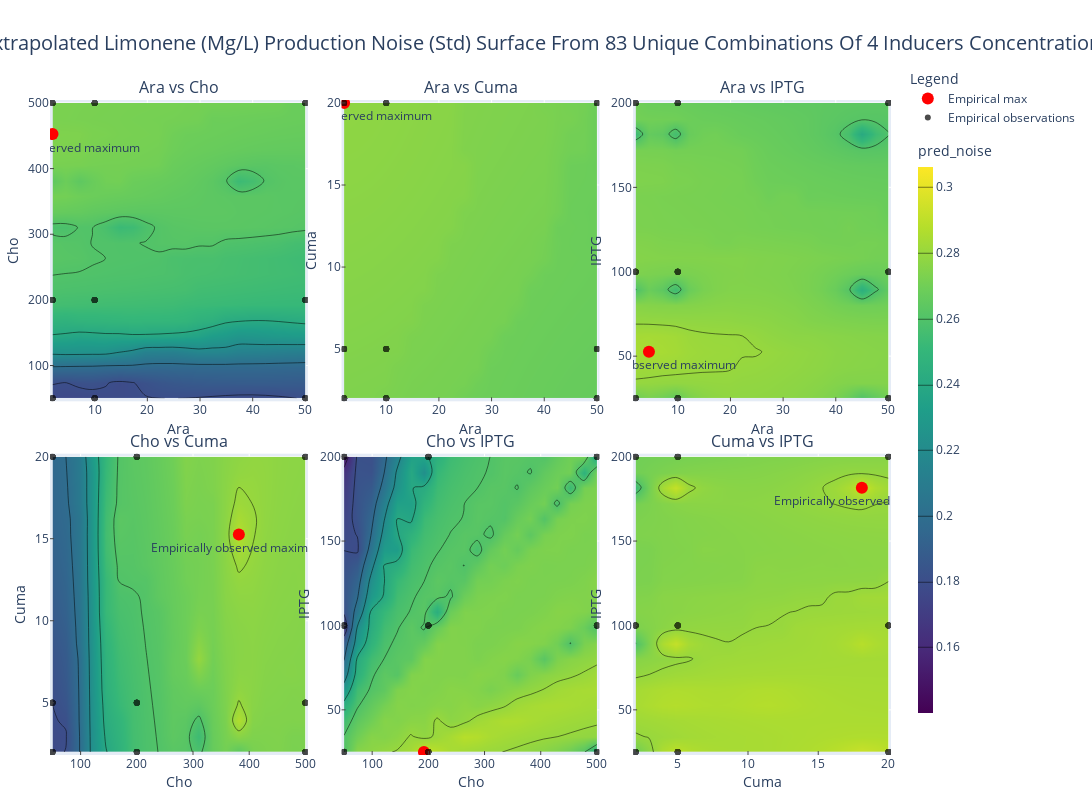

The cell this chart's notebook holds for it:
### Code cell
plotter = MeshGridSlicePlotter.MeshGridSlicePlotter(
    response_mesh_grid,
    parameters,
    "pred_noise",
    optimum_coords,
    cutoff=50,
    empirical_grid_df=unique_combinations,
)
fig = plotter.plot_all_slices()
fig.update_layout(
    title_text="Extrapolated Limonene (mg/L) production noise (std) surface from 83 unique combinations of 4 inducers concentrations".title(),
    title_font_size=20,
)

file_write(fig, "dry-noise")

### Figure 1 — Plotly figure (JSON) as saved in the notebook; plotly's stock layout.template omitted (floating-point values rounded to 4 significant figures; data arrays with more than 128 entries replaced by an {"elided": "..."} marker saying what was removed)
{"data": [{"colorscale": [[0, "#440154"], [0.1111, "#482878"], [0.2222, "#3e4989"], [0.3333, "#31688e"], [0.4444, "#26828e"], [0.5556, "#1f9e89"], [0.6667, "#35b779"], [0.7778, "#6ece58"], [0.8889, "#b5de2b"], [1, "#fde725"]], "contours": {"coloring": "heatmap"}, "legendgroup": "Noise level (mg/L)", "name": "Noise level (mg/L)", "showscale": false, "type": "contour", "x": [2.0, 4.526, 7.053, 9.579, 12.11, 14.63, 17.16, 19.68, 22.21, 24.74, 27.26, 29.79, 32.32, 34.84, 37.37, 39.89, 42.42, 44.95, 47.47, 50.0], "xaxis": "x", "y": [50.0, 73.68, 97.37, 121.1, 144.7, 168.4, 192.1, 215.8, 239.5, 263.2, 286.8, 310.5, 334.2, 357.9, 381.6, 405.3, 428.9, 452.6, 476.3, 500.0], "yaxis": "y", "z": {"elided": "20x20 float values"}, "zmax": 0.3062, "zmin": 0.14}, {"marker": {"color": "red", "size": 12, "symbol": "circle"}, "mode": "markers+text", "name": "Empirical max", "showlegend": true, "text": ["Empirically observed maximum"], "textposition": "bottom center", "type": "scatter", "x": [2], "xaxis": "x", "y": [452.6], "yaxis": "y"}, {"marker": {"color": "black", "size": 6}, "mode": "markers", "name": "Empirical observations", "opacity": 0.7, "showlegend": true, "type": "scatter", "x": [2.0, 2.0, 2.0, 2.0, 2.0, 2.0, 2.0, 2.0, 2.0, 2.0, 2.0, 2.0, 2.0, 2.0, 2.0, 2.0, 2.0, 2.0, 2.0, 2.0, 2.0, 2.0, 2.0, 2.0, 2.0, 2.0, 2.0, 10.0, 10.0, 10.0, 10.0, 10.0, 10.0, 10.0, 10.0, 10.0, 10.0, 10.0, 10.0, 10.0, 10.0, 10.0, 10.0, 10.0, 10.0, 10.0, 10.0, 10.0, 10.0, 10.0, 10.0, 10.0, 10.0, 10.0, 50.0, 50.0, 50.0, 50.0, 50.0, 50.0, 50.0, 50.0, 50.0, 50.0, 50.0, 50.0, 50.0, 50.0, 50.0, 50.0, 50.0, 50.0, 50.0, 50.0, 50.0, 50.0, 50.0, 50.0, 50.0, 50.0, 50.0], "xaxis": "x", "y": [50.0, 50.0, 50.0, 50.0, 50.0, 50.0, 50.0, 50.0, 50.0, 200.0, 200.0, 200.0, 200.0, 200.0, 200.0, 200.0, 200.0, 200.0, 500.0, 500.0, 500.0, 500.0, 500.0, 500.0, 500.0, 500.0, 500.0, 50.0, 50.0, 50.0, 50.0, 50.0, 50.0, 50.0, 50.0, 50.0, 200.0, 200.0, 200.0, 200.0, 200.0, 200.0, 200.0, 200.0, 200.0, 500.0, 500.0, 500.0, 500.0, 500.0, 500.0, 500.0, 500.0, 500.0, 50.0, 50.0, 50.0, 50.0, 50.0, 50.0, 50.0, 50.0, 50.0, 200.0, 200.0, 200.0, 200.0, 200.0, 200.0, 200.0, 200.0, 200.0, 500.0, 500.0, 500.0, 500.0, 500.0, 500.0, 500.0, 500.0, 500.0], "yaxis": "y"}, {"colorscale": [[0, "#440154"], [0.1111, "#482878"], [0.2222, "#3e4989"], [0.3333, "#31688e"], [0.4444, "#26828e"], [0.5556, "#1f9e89"], [0.6667, "#35b779"], [0.7778, "#6ece58"], [0.8889, "#b5de2b"], [1, "#fde725"]], "contours": {"coloring": "heatmap"}, "legendgroup": "Noise level (mg/L)", "name": "Noise level (mg/L)", "showscale": false, "type": "contour", "x": [2.0, 4.526, 7.053, 9.579, 12.11, 14.63, 17.16, 19.68, 22.21, 24.74, 27.26, 29.79, 32.32, 34.84, 37.37, 39.89, 42.42, 44.95, 47.47, 50.0], "xaxis": "x2", "y": [2.0, 2.947, 3.895, 4.842, 5.789, 6.737, 7.684, 8.632, 9.579, 10.53, 11.47, 12.42, 13.37, 14.32, 15.26, 16.21, 17.16, 18.11, 19.05, 20.0], "yaxis": "y2", "z": {"elided": "20x20 float values"}, "zmax": 0.3062, "zmin": 0.14}, {"marker": {"color": "red", "size": 12, "symbol": "circle"}, "mode": "markers+text", "name": "Empirical max", "showlegend": false, "text": ["Empirically observed maximum"], "textposition": "bottom center", "type": "scatter", "x": [2], "xaxis": "x2", "y": [20], "yaxis": "y2"}, {"marker": {"color": "black", "size": 6}, "mode": "markers", "name": "Empirical observations", "opacity": 0.7, "showlegend": false, "type": "scatter", "x": [2.0, 2.0, 2.0, 2.0, 2.0, 2.0, 2.0, 2.0, 2.0, 2.0, 2.0, 2.0, 2.0, 2.0, 2.0, 2.0, 2.0, 2.0, 2.0, 2.0, 2.0, 2.0, 2.0, 2.0, 2.0, 2.0, 2.0, 10.0, 10.0, 10.0, 10.0, 10.0, 10.0, 10.0, 10.0, 10.0, 10.0, 10.0, 10.0, 10.0, 10.0, 10.0, 10.0, 10.0, 10.0, 10.0, 10.0, 10.0, 10.0, 10.0, 10.0, 10.0, 10.0, 10.0, 50.0, 50.0, 50.0, 50.0, 50.0, 50.0, 50.0, 50.0, 50.0, 50.0, 50.0, 50.0, 50.0, 50.0, 50.0, 50.0, 50.0, 50.0, 50.0, 50.0, 50.0, 50.0, 50.0, 50.0, 50.0, 50.0, 50.0], "xaxis": "x2", "y": [2.0, 2.0, 2.0, 5.0, 5.0, 5.0, 20.0, 20.0, 20.0, 2.0, 2.0, 2.0, 5.0, 5.0, 5.0, 20.0, 20.0, 20.0, 2.0, 2.0, 2.0, 5.0, 5.0, 5.0, 20.0, 20.0, 20.0, 2.0, 2.0, 2.0, 5.0, 5.0, 5.0, 20.0, 20.0, 20.0, 2.0, 2.0, 2.0, 5.0, 5.0, 5.0, 20.0, 20.0, 20.0, 2.0, 2.0, 2.0, 5.0, 5.0, 5.0, 20.0, 20.0, 20.0, 2.0, 2.0, 2.0, 5.0, 5.0, 5.0, 20.0, 20.0, 20.0, 2.0, 2.0, 2.0, 5.0, 5.0, 5.0, 20.0, 20.0, 20.0, 2.0, 2.0, 2.0, 5.0, 5.0, 5.0, 20.0, 20.0, 20.0], "yaxis": "y2"}, {"colorscale": [[0, "#440154"], [0.1111, "#482878"], [0.2222, "#3e4989"], [0.3333, "#31688e"], [0.4444, "#26828e"], [0.5556, "#1f9e89"], [0.6667, "#35b779"], [0.7778, "#6ece58"], [0.8889, "#b5de2b"], [1, "#fde725"]], "contours": {"coloring": "heatmap"}, "legendgroup": "Noise level (mg/L)", "name": "Noise level (mg/L)", "showscale": false, "type": "contour", "x": [2.0, 4.526, 7.053, 9.579, 12.11, 14.63, 17.16, 19.68, 22.21, 24.74, 27.26, 29.79, 32.32, 34.84, 37.37, 39.89, 42.42, 44.95, 47.47, 50.0], "xaxis": "x3", "y": [25.0, 34.21, 43.42, 52.63, 61.84, 71.05, 80.26, 89.47, 98.68, 107.9, 117.1, 126.3, 135.5, 144.7, 153.9, 163.2, 172.4, 181.6, 190.8, 200.0], "yaxis": "y3", "z": {"elided": "20x20 float values"}, "zmax": 0.3062, "zmin": 0.14}, {"marker": {"color": "red", "size": 12, "symbol": "circle"}, "mode": "markers+text", "name": "Empirical max", "showlegend": false, "text": ["Empirically observed maximum"], "textposition": "bottom center", "type": "scatter", "x": [4.526], "xaxis": "x3", "y": [52.63], "yaxis": "y3"}, {"marker": {"color": "black", "size": 6}, "mode": "markers", "name": "Empirical observations", "opacity": 0.7, "showlegend": false, "type": "scatter", "x": [2.0, 2.0, 2.0, 2.0, 2.0, 2.0, 2.0, 2.0, 2.0, 2.0, 2.0, 2.0, 2.0, 2.0, 2.0, 2.0, 2.0, 2.0, 2.0, 2.0, 2.0, 2.0, 2.0, 2.0, 2.0, 2.0, 2.0, 10.0, 10.0, 10.0, 10.0, 10.0, 10.0, 10.0, 10.0, 10.0, 10.0, 10.0, 10.0, 10.0, 10.0, 10.0, 10.0, 10.0, 10.0, 10.0, 10.0, 10.0, 10.0, 10.0, 10.0, 10.0, 10.0, 10.0, 50.0, 50.0, 50.0, 50.0, 50.0, 50.0, 50.0, 50.0, 50.0, 50.0, 50.0, 50.0, 50.0, 50.0, 50.0, 50.0, 50.0, 50.0, 50.0, 50.0, 50.0, 50.0, 50.0, 50.0, 50.0, 50.0, 50.0], "xaxis": "x3", "y": [25, 100, 200, 25, 100, 200, 25, 100, 200, 25, 100, 200, 25, 100, 200, 25, 100, 200, 25, 100, 200, 25, 100, 200, 25, 100, 200, 25, 100, 200, 25, 100, 200, 25, 100, 200, 25, 100, 200, 25, 100, 200, 25, 100, 200, 25, 100, 200, 25, 100, 200, 25, 100, 200, 25, 100, 200, 25, 100, 200, 25, 100, 200, 25, 100, 200, 25, 100, 200, 25, 100, 200, 25, 100, 200, 25, 100, 200, 25, 100, 200], "yaxis": "y3"}, {"colorscale": [[0, "#440154"], [0.1111, "#482878"], [0.2222, "#3e4989"], [0.3333, "#31688e"], [0.4444, "#26828e"], [0.5556, "#1f9e89"], [0.6667, "#35b779"], [0.7778, "#6ece58"], [0.8889, "#b5de2b"], [1, "#fde725"]], "contours": {"coloring": "heatmap"}, "legendgroup": "Noise level (mg/L)", "name": "Noise level (mg/L)", "showscale": false, "type": "contour", "x": [50.0, 73.68, 97.37, 121.1, 144.7, 168.4, 192.1, 215.8, 239.5, 263.2, 286.8, 310.5, 334.2, 357.9, 381.6, 405.3, 428.9, 452.6, 476.3, 500.0], "xaxis": "x4", "y": [2.0, 2.947, 3.895, 4.842, 5.789, 6.737, 7.684, 8.632, 9.579, 10.53, 11.47, 12.42, 13.37, 14.32, 15.26, 16.21, 17.16, 18.11, 19.05, 20.0], "yaxis": "y4", "z": {"elided": "20x20 float values"}, "zmax": 0.3062, "zmin": 0.14}, {"marker": {"color": "red", "size": 12, "symbol": "circle"}, "mode": "markers+text", "name": "Empirical max", "showlegend": false, "text": ["Empirically observed maximum"], "textposition": "bottom center", "type": "scatter", "x": [381.6], "xaxis": "x4", "y": [15.26], "yaxis": "y4"}, {"marker": {"color": "black", "size": 6}, "mode": "markers", "name": "Empirical observations", "opacity": 0.7, "showlegend": false, "type": "scatter", "x": [50.0, 50.0, 50.0, 50.0, 50.0, 50.0, 50.0, 50.0, 50.0, 200.0, 200.0, 200.0, 200.0, 200.0, 200.0, 200.0, 200.0, 200.0, 500.0, 500.0, 500.0, 500.0, 500.0, 500.0, 500.0, 500.0, 500.0, 50.0, 50.0, 50.0, 50.0, 50.0, 50.0, 50.0, 50.0, 50.0, 200.0, 200.0, 200.0, 200.0, 200.0, 200.0, 200.0, 200.0, 200.0, 500.0, 500.0, 500.0, 500.0, 500.0, 500.0, 500.0, 500.0, 500.0, 50.0, 50.0, 50.0, 50.0, 50.0, 50.0, 50.0, 50.0, 50.0, 200.0, 200.0, 200.0, 200.0, 200.0, 200.0, 200.0, 200.0, 200.0, 500.0, 500.0, 500.0, 500.0, 500.0, 500.0, 500.0, 500.0, 500.0], "xaxis": "x4", "y": [2.0, 2.0, 2.0, 5.0, 5.0, 5.0, 20.0, 20.0, 20.0, 2.0, 2.0, 2.0, 5.0, 5.0, 5.0, 20.0, 20.0, 20.0, 2.0, 2.0, 2.0, 5.0, 5.0, 5.0, 20.0, 20.0, 20.0, 2.0, 2.0, 2.0, 5.0, 5.0, 5.0, 20.0, 20.0, 20.0, 2.0, 2.0, 2.0, 5.0, 5.0, 5.0, 20.0, 20.0, 20.0, 2.0, 2.0, 2.0, 5.0, 5.0, 5.0, 20.0, 20.0, 20.0, 2.0, 2.0, 2.0, 5.0, 5.0, 5.0, 20.0, 20.0, 20.0, 2.0, 2.0, 2.0, 5.0, 5.0, 5.0, 20.0, 20.0, 20.0, 2.0, 2.0, 2.0, 5.0, 5.0, 5.0, 20.0, 20.0, 20.0], "yaxis": "y4"}, {"colorscale": [[0, "#440154"], [0.1111, "#482878"], [0.2222, "#3e4989"], [0.3333, "#31688e"], [0.4444, "#26828e"], [0.5556, "#1f9e89"], [0.6667, "#35b779"], [0.7778, "#6ece58"], [0.8889, "#b5de2b"], [1, "#fde725"]], "contours": {"coloring": "heatmap"}, "legendgroup": "Noise level (mg/L)", "name": "Noise level (mg/L)", "showscale": false, "type": "contour", "x": [50.0, 73.68, 97.37, 121.1, 144.7, 168.4, 192.1, 215.8, 239.5, 263.2, 286.8, 310.5, 334.2, 357.9, 381.6, 405.3, 428.9, 452.6, 476.3, 500.0], "xaxis": "x5", "y": [25.0, 34.21, 43.42, 52.63, 61.84, 71.05, 80.26, 89.47, 98.68, 107.9, 117.1, 126.3, 135.5, 144.7, 153.9, 163.2, 172.4, 181.6, 190.8, 200.0], "yaxis": "y5", "z": {"elided": "20x20 float values"}, "zmax": 0.3062, "zmin": 0.14}, {"marker": {"color": "red", "size": 12, "symbol": "circle"}, "mode": "markers+text", "name": "Empirical max", "showlegend": false, "text": ["Empirically observed maximum"], "textposition": "bottom center", "type": "scatter", "x": [192.1], "xaxis": "x5", "y": [25], "yaxis": "y5"}, {"marker": {"color": "black", "size": 6}, "mode": "markers", "name": "Empirical observations", "opacity": 0.7, "showlegend": false, "type": "scatter", "x": [50.0, 50.0, 50.0, 50.0, 50.0, 50.0, 50.0, 50.0, 50.0, 200.0, 200.0, 200.0, 200.0, 200.0, 200.0, 200.0, 200.0, 200.0, 500.0, 500.0, 500.0, 500.0, 500.0, 500.0, 500.0, 500.0, 500.0, 50.0, 50.0, 50.0, 50.0, 50.0, 50.0, 50.0, 50.0, 50.0, 200.0, 200.0, 200.0, 200.0, 200.0, 200.0, 200.0, 200.0, 200.0, 500.0, 500.0, 500.0, 500.0, 500.0, 500.0, 500.0, 500.0, 500.0, 50.0, 50.0, 50.0, 50.0, 50.0, 50.0, 50.0, 50.0, 50.0, 200.0, 200.0, 200.0, 200.0, 200.0, 200.0, 200.0, 200.0, 200.0, 500.0, 500.0, 500.0, 500.0, 500.0, 500.0, 500.0, 500.0, 500.0], "xaxis": "x5", "y": [25, 100, 200, 25, 100, 200, 25, 100, 200, 25, 100, 200, 25, 100, 200, 25, 100, 200, 25, 100, 200, 25, 100, 200, 25, 100, 200, 25, 100, 200, 25, 100, 200, 25, 100, 200, 25, 100, 200, 25, 100, 200, 25, 100, 200, 25, 100, 200, 25, 100, 200, 25, 100, 200, 25, 100, 200, 25, 100, 200, 25, 100, 200, 25, 100, 200, 25, 100, 200, 25, 100, 200, 25, 100, 200, 25, 100, 200, 25, 100, 200], "yaxis": "y5"}, {"colorbar": {"len": 0.9, "thickness": 15, "title": {"text": "pred_noise"}, "x": 1.02, "y": 0.5, "yanchor": "middle"}, "colorscale": [[0, "#440154"], [0.1111, "#482878"], [0.2222, "#3e4989"], [0.3333, "#31688e"], [0.4444, "#26828e"], [0.5556, "#1f9e89"], [0.6667, "#35b779"], [0.7778, "#6ece58"], [0.8889, "#b5de2b"], [1, "#fde725"]], "contours": {"coloring": "heatmap"}, "legendgroup": "Noise level (mg/L)", "name": "Noise level (mg/L)", "showscale": true, "type": "contour", "x": [2.0, 2.947, 3.895, 4.842, 5.789, 6.737, 7.684, 8.632, 9.579, 10.53, 11.47, 12.42, 13.37, 14.32, 15.26, 16.21, 17.16, 18.11, 19.05, 20.0], "xaxis": "x6", "y": [25.0, 34.21, 43.42, 52.63, 61.84, 71.05, 80.26, 89.47, 98.68, 107.9, 117.1, 126.3, 135.5, 144.7, 153.9, 163.2, 172.4, 181.6, 190.8, 200.0], "yaxis": "y6", "z": {"elided": "20x20 float values"}, "zmax": 0.3062, "zmin": 0.14}, {"marker": {"color": "red", "size": 12, "symbol": "circle"}, "mode": "markers+text", "name": "Empirical max", "showlegend": false, "text": ["Empirically observed maximum"], "textposition": "bottom center", "type": "scatter", "x": [18.11], "xaxis": "x6", "y": [181.6], "yaxis": "y6"}, {"marker": {"color": "black", "size": 6}, "mode": "markers", "name": "Empirical observations", "opacity": 0.7, "showlegend": false, "type": "scatter", "x": [2.0, 2.0, 2.0, 5.0, 5.0, 5.0, 20.0, 20.0, 20.0, 2.0, 2.0, 2.0, 5.0, 5.0, 5.0, 20.0, 20.0, 20.0, 2.0, 2.0, 2.0, 5.0, 5.0, 5.0, 20.0, 20.0, 20.0, 2.0, 2.0, 2.0, 5.0, 5.0, 5.0, 20.0, 20.0, 20.0, 2.0, 2.0, 2.0, 5.0, 5.0, 5.0, 20.0, 20.0, 20.0, 2.0, 2.0, 2.0, 5.0, 5.0, 5.0, 20.0, 20.0, 20.0, 2.0, 2.0, 2.0, 5.0, 5.0, 5.0, 20.0, 20.0, 20.0, 2.0, 2.0, 2.0, 5.0, 5.0, 5.0, 20.0, 20.0, 20.0, 2.0, 2.0, 2.0, 5.0, 5.0, 5.0, 20.0, 20.0, 20.0], "xaxis": "x6", "y": [25, 100, 200, 25, 100, 200, 25, 100, 200, 25, 100, 200, 25, 100, 200, 25, 100, 200, 25, 100, 200, 25, 100, 200, 25, 100, 200, 25, 100, 200, 25, 100, 200, 25, 100, 200, 25, 100, 200, 25, 100, 200, 25, 100, 200, 25, 100, 200, 25, 100, 200, 25, 100, 200, 25, 100, 200, 25, 100, 200, 25, 100, 200, 25, 100, 200, 25, 100, 200, 25, 100, 200, 25, 100, 200, 25, 100, 200, 25, 100, 200], "yaxis": "y6"}], "layout": {"annotations": [{"font": {"size": 16}, "showarrow": false, "text": "Ara vs Cho", "x": 0.1533, "xanchor": "center", "xref": "paper", "y": 1, "yanchor": "bottom", "yref": "paper"}, {"font": {"size": 16}, "showarrow": false, "text": "Ara vs Cuma", "x": 0.5, "xanchor": "center", "xref": "paper", "y": 1, "yanchor": "bottom", "yref": "paper"}, {"font": {"size": 16}, "showarrow": false, "text": "Ara vs IPTG", "x": 0.8467, "xanchor": "center", "xref": "paper", "y": 1, "yanchor": "bottom", "yref": "paper"}, {"font": {"size": 16}, "showarrow": false, "text": "Cho vs Cuma", "x": 0.1533, "xanchor": "center", "xref": "paper", "y": 0.46, "yanchor": "bottom", "yref": "paper"}, {"font": {"size": 16}, "showarrow": false, "text": "Cho vs IPTG", "x": 0.5, "xanchor": "center", "xref": "paper", "y": 0.46, "yanchor": "bottom", "yref": "paper"}, {"font": {"size": 16}, "showarrow": false, "text": "Cuma vs IPTG", "x": 0.8467, "xanchor": "center", "xref": "paper", "y": 0.46, "yanchor": "bottom", "yref": "paper"}], "height": 800, "legend": {"orientation": "v", "title": {"text": "Legend"}, "y": 0.95, "yanchor": "bottom"}, "margin": {"b": 40, "l": 40, "r": 120, "t": 100}, "showlegend": true, "title": {"font": {"size": 20}, "text": "Extrapolated Limonene (Mg/L) Production Noise (Std) Surface From 83 Unique Combinations Of 4 Inducers Concentrations", "x": 0.5}, "width": 1400, "xaxis": {"anchor": "y", "autorange": false, "domain": [0, 0.3067], "range": [1.52, 50.48], "ticklen": 4, "ticks": "inside", "title": {"standoff": 6, "text": "Ara"}}, "xaxis2": {"anchor": "y2", "autorange": false, "domain": [0.3467, 0.6533], "range": [1.52, 50.48], "ticklen": 4, "ticks": "inside", "title": {"standoff": 6, "text": "Ara"}}, "xaxis3": {"anchor": "y3", "autorange": false, "domain": [0.6933, 1], "range": [1.52, 50.48], "ticklen": 4, "ticks": "inside", "title": {"standoff": 6, "text": "Ara"}}, "xaxis4": {"anchor": "y4", "autorange": false, "domain": [0, 0.3067], "range": [45.5, 504.5], "ticklen": 4, "ticks": "inside", "title": {"standoff": 6, "text": "Cho"}}, "xaxis5": {"anchor": "y5", "autorange": false, "domain": [0.3467, 0.6533], "range": [45.5, 504.5], "ticklen": 4, "ticks": "inside", "title": {"standoff": 6, "text": "Cho"}}, "xaxis6": {"anchor": "y6", "autorange": false, "domain": [0.6933, 1], "range": [1.82, 20.18], "ticklen": 4, "ticks": "inside", "title": {"standoff": 6, "text": "Cuma"}}, "yaxis": {"anchor": "x", "autorange": false, "domain": [0.54, 1], "range": [45.5, 504.5], "ticklen": 4, "ticks": "inside", "title": {"standoff": 6, "text": "Cho"}}, "yaxis2": {"anchor": "x2", "autorange": false, "domain": [0.54, 1], "range": [1.82, 20.18], "ticklen": 4, "ticks": "inside", "title": {"standoff": 6, "text": "Cuma"}}, "yaxis3": {"anchor": "x3", "autorange": false, "domain": [0.54, 1], "range": [23.25, 201.8], "ticklen": 4, "ticks": "inside", "title": {"standoff": 6, "text": "IPTG"}}, "yaxis4": {"anchor": "x4", "autorange": false, "domain": [0, 0.46], "range": [1.82, 20.18], "ticklen": 4, "ticks": "inside", "title": {"standoff": 6, "text": "Cuma"}}, "yaxis5": {"anchor": "x5", "autorange": false, "domain": [0, 0.46], "range": [23.25, 201.8], "ticklen": 4, "ticks": "inside", "title": {"standoff": 6, "text": "IPTG"}}, "yaxis6": {"anchor": "x6", "autorange": false, "domain": [0, 0.46], "range": [23.25, 201.8], "ticklen": 4, "ticks": "inside", "title": {"standoff": 6, "text": "IPTG"}}}}
